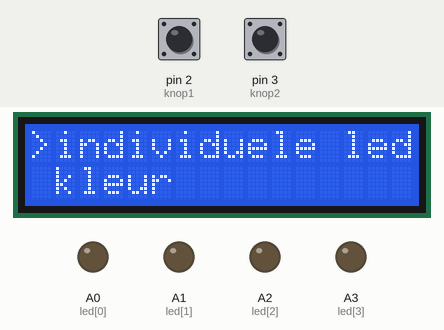
Bench run of a sketch on a simulated Arduino Uno, built with avr-gcc and run on an emulated ATmega328P. Parts: 16×2 character LCD, output pins drawn as LEDs (lit = HIGH). The inputs (shaded band) are chosen by the test bench; at power-on: pin 2 (knop1) HIGH, pin 3 (knop2) HIGH. What the sketch prints to the serial monitor is not drawn.

Above: at 1.2 s.
1.3 s: pin 2 (knop1) pulled LOW for 0.15 s
At 2.1 s:
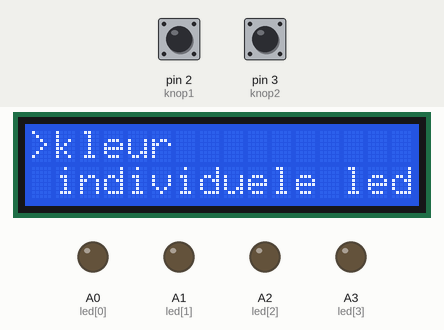
2.9 s: pin 3 (knop2) pulled LOW for 0.15 s
At 3.3 s:
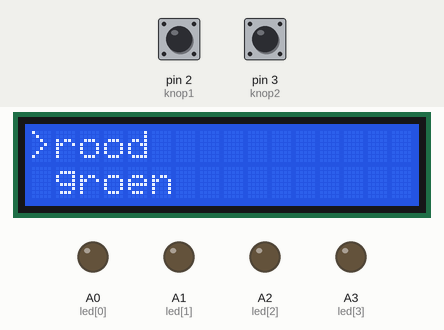
4.5 s: pin 3 (knop2) pulled LOW for 1 s
At 5.7 s:
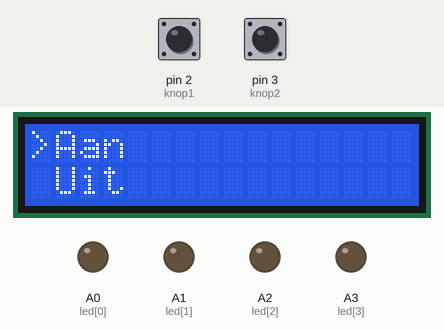
7.0 s: pin 2 (knop1) pulled LOW for 1 s
At 7.6 s:
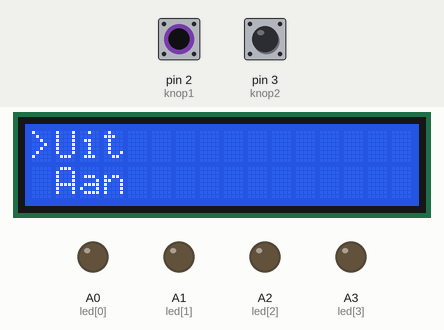
9.5 s: pin 2 (knop1) pulled LOW for 3.2 s
At 10.7 s:
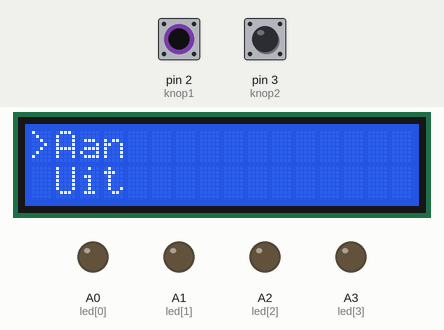
14.2 s: pin 3 (knop2) pulled LOW for 0.15 s
At 15.6 s:
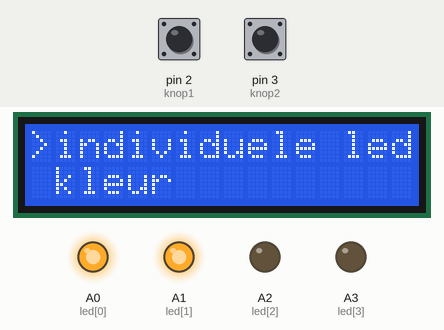
Timing chart, 0 to 16.8 s (numbered marks = the images above; inputs shaded):
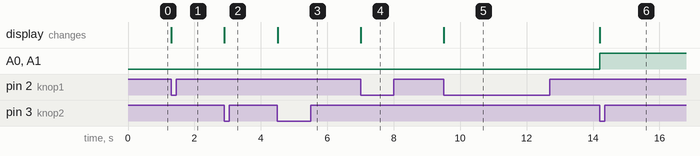

Measured:
- after the input at 1.3 s, the display: changes at once (image 1)
- after the input at 2.9 s, the display: changes at once (image 2)
- after the input at 4.5 s, the display: changes at once (image 3)
- after the input at 7.0 s, the display: changes at once (image 4)
- after the input at 9.5 s, the display: changes at once (image 5)
- after the input at 14.2 s, A0 (led[0]), A1 (led[1]): LOW → HIGH at once; the display: changes at once (image 6)

The sketch:

Opdracht2.ino
```cpp
#include <LiquidCrystal.h>

const int rs = 12, en = 11, d4 = 4, d5 = 5, d6 = 6, d7 = 7;
LiquidCrystal lcd(rs, en, d4, d5, d6, d7);

const int led[4]= {A0,A1,A2,A3};
const int knop1= 2;
const int knop2= 3;

int plaats = 0;
int dePlaats = 0;
int i = 0;
int selectedLed = 0;
int currentMenu = 0; //startMenu() = 0
                     //individueelMenu() = 1
                     //toggleNrMenu() = 2
                     //kleurMenu() = 3
                     //toggleColorMenu() = 4

bool menuChooser = true;
bool optieGeselecteerd = false;
bool debounceK1 = false;
bool debounceK2 = false;

void setup() {
  // put your setup code here, to run once:
  for(i = 0; i<4;i++){
    pinMode(led[i],OUTPUT);
  }

  attachInterrupt(digitalPinToInterrupt(knop1),onKnop1, FALLING);
  attachInterrupt(digitalPinToInterrupt(knop2),onKnop2, FALLING);
  Serial.begin(9600);
  lcd.begin(16,2);
  //lcd.autoscroll();

}

void loop() {
  // put your main code here, to run repeatedly:
  if(menuChooser){
    switch(currentMenu){
      case 0:
        startMenu();
        break;
      case 1:
        individueelMenu();
        break;
      case 2:
        toggleNrMenu(selectedLed);
        break;
      case 3:
        kleurMenu();
        break;
      case 4:
        toggleColorMenu(selectedLed);
        break;
      default:
        startMenu();
        break;
    }
    menuChooser = false;
  }

  if(debounceK1||debounceK2){
    delay(200);
    debounceK1 = false;
    debounceK2 = false;
    }
}

void onKnop1(){
  if(!debounceK1){
    plaats++;
    menuChooser = true;
    debounceK1 = true;
  }
}

void onKnop2(){
  if(!debounceK2){
    optieGeselecteerd = true;
    menuChooser = true;
    debounceK2 = true;
  }
}

void printMenu(String opties[],int aantalOpties){

  dePlaats = plaats%aantalOpties;
  //Serial.println(dePlaats);
  lcd.clear();
  lcd.setCursor(0,0);
  lcd.print(">");

  lcd.setCursor(1,0);
  lcd.print(opties[dePlaats]);
  lcd.setCursor(1,1);
  if(dePlaats+1>=aantalOpties){
    dePlaats = -1;
  }
  lcd.print(opties[dePlaats+1]);
}

void startMenu(){
    if(optieGeselecteerd){

      plaats = 0;
      optieGeselecteerd = false;
      menuChooser = true;

      switch(dePlaats){
      case 0:
        currentMenu = 1;
        individueelMenu();
        break;
      case -1:
        currentMenu = 3;
        kleurMenu();
        break;
      default:
        currentMenu = 0;
        break;
      }
      return;
    }
    int aantalOpties = 2;
    String opties[aantalOpties] = {"individuele led","kleur"};
    printMenu(opties, aantalOpties);
  }

void individueelMenu(){
    if(optieGeselecteerd){
      plaats = 0;
      optieGeselecteerd = false;
      menuChooser = true;
      if(dePlaats<4&&dePlaats>=0){
        optieGeselecteerd = false;
        selectedLed = led[dePlaats];
        currentMenu = 2;
        toggleNrMenu(selectedLed);
      }
      else if(dePlaats==-1){
        optieGeselecteerd = false;
        currentMenu = 0;
        startMenu();
      }
      return;
    }

    int aantalOpties = 5;
    String opties[aantalOpties] = {"1","2", "3", "4", "Terug naar het hoofdmenu"};
    printMenu(opties, aantalOpties);
}

void toggleNrMenu(int selectedLed){

   if(optieGeselecteerd){

      plaats = 0;
      optieGeselecteerd = false;
      Serial.println(dePlaats);
      switch(dePlaats){
      case 0:
        digitalWrite(selectedLed,HIGH);
        currentMenu = 0;
        startMenu();
        break;
      case -1:
        digitalWrite(selectedLed,LOW);
        currentMenu = 0;
        startMenu();
        break;
      default:
        currentMenu = 0;
        startMenu();
        break;
      }
      return;
    }

   int aantalOpties = 2;
   String opties[aantalOpties] = {"Aan","Uit"};
   printMenu(opties, aantalOpties);
}

void kleurMenu(){
    if(optieGeselecteerd){

      plaats = 0;
      optieGeselecteerd = false;
      menuChooser = true;

      switch(dePlaats){
      case 0:
        Serial.println("hier?");
        currentMenu = 4;
        selectedLed = led[0];
        toggleColorMenu(selectedLed);
        Serial.println("hier?");
        break;
      case 1:
        currentMenu = 4;
        selectedLed = led[2];
        toggleColorMenu(selectedLed);
        break;
      default:
        currentMenu = 0;
        startMenu();
        break;
      }
      return;
    }
    int aantalOpties = 3;
    String opties[aantalOpties] = {"rood","groen","Terug naar het hoofdmenu"};
    printMenu(opties, aantalOpties);
  }

 void toggleColorMenu(int led){
    if(optieGeselecteerd){

      plaats = 0;
      optieGeselecteerd = false;
      menuChooser = true;

      switch(dePlaats){
      case 0:
        Serial.println("ok");
        digitalWrite(led,HIGH);
        digitalWrite(led+1,HIGH);
        currentMenu = 0;
        startMenu();
        break;
      case -1:
        digitalWrite(led,LOW);
        digitalWrite(led+1,LOW);
        currentMenu = 4;
        currentMenu = 0;
        startMenu();
        break;
      default:
        currentMenu = 0;
        startMenu();
        break;
      }
      return;
    }
    int aantalOpties = 2;
    String opties[aantalOpties] = {"Aan","Uit"};
    printMenu(opties, aantalOpties);
  }
```
